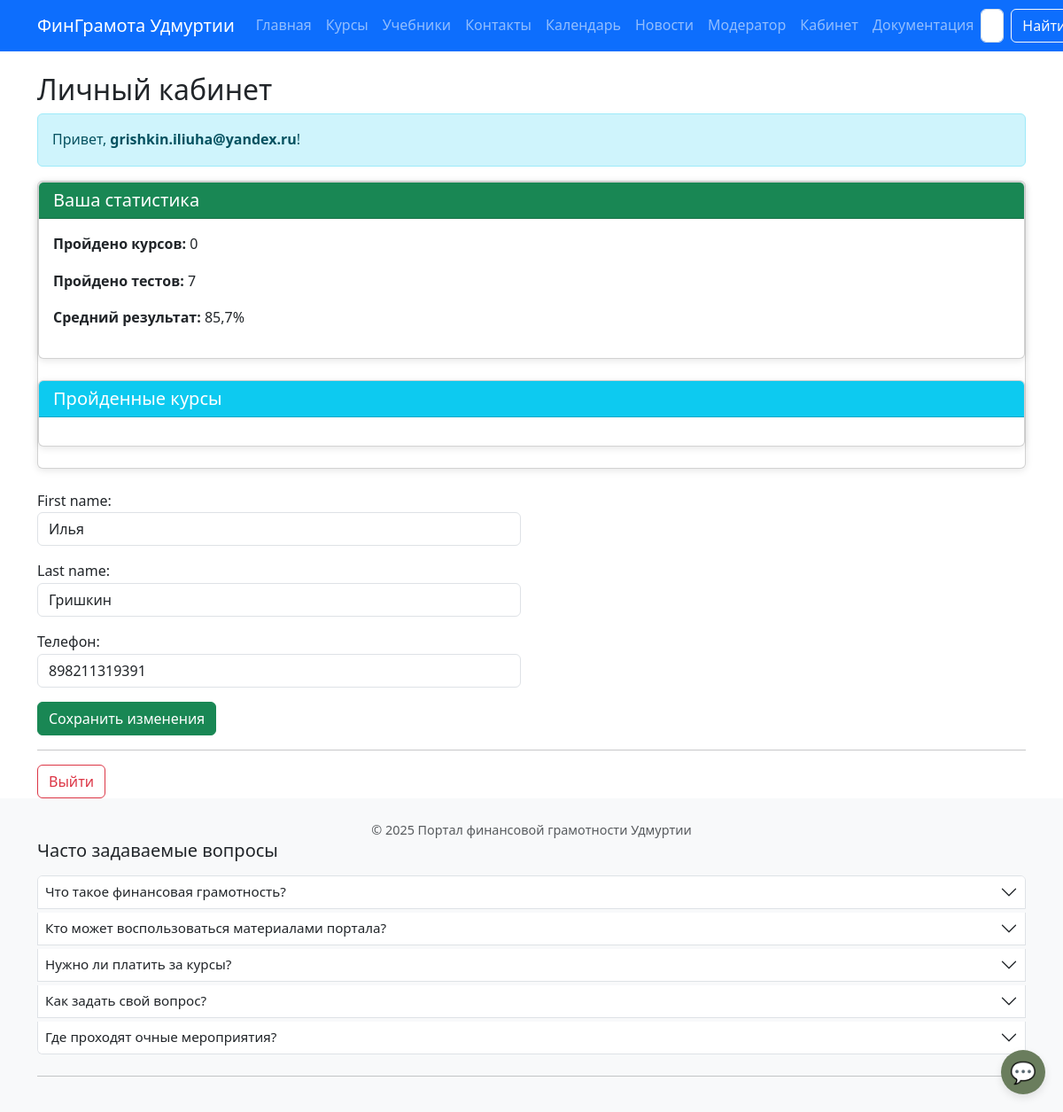
Before: /profile/ (signed in) with the older database file.
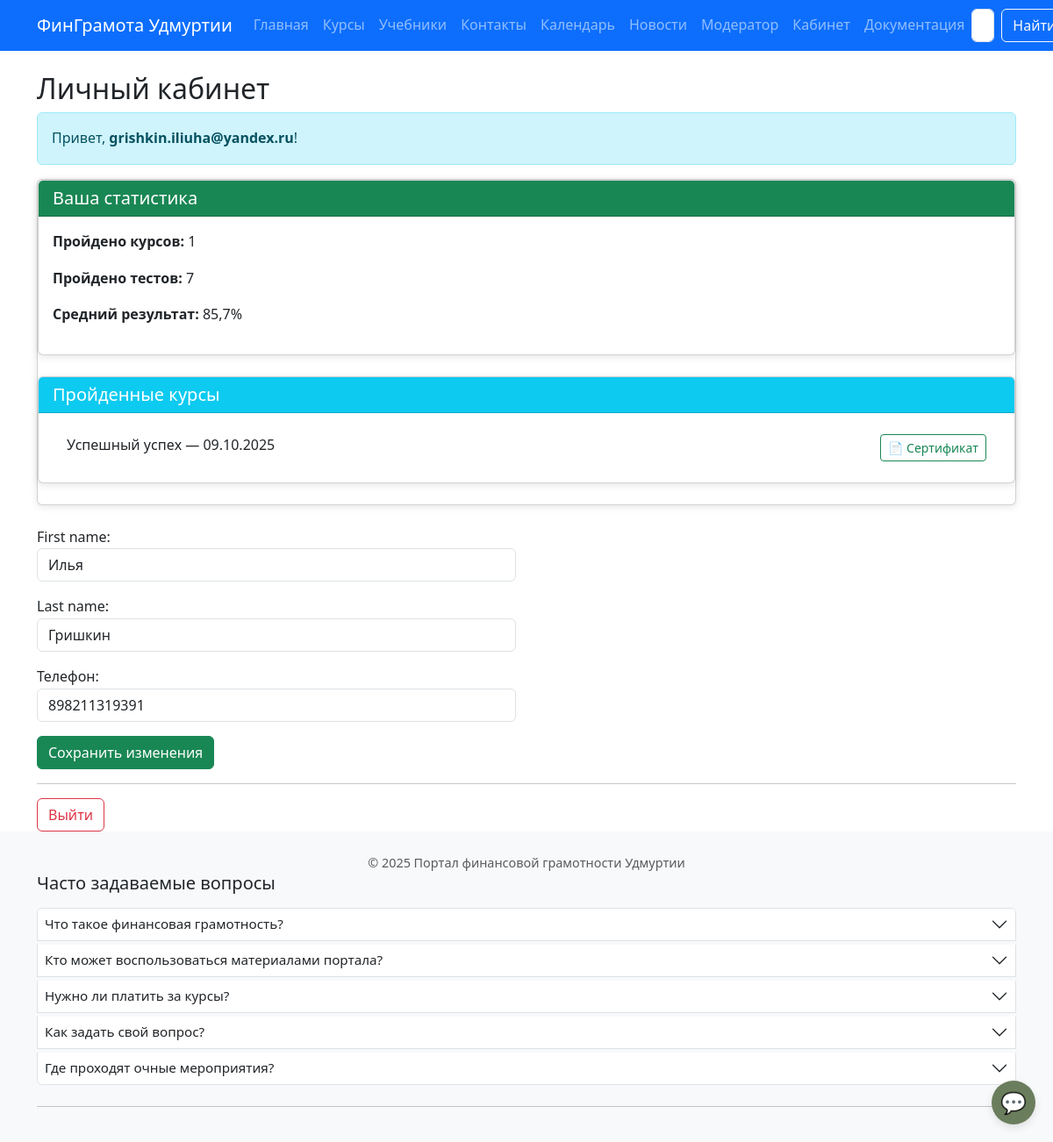
After: the same page with the newer database file.
### core/models.py (models this page shows, shortened)
class User(AbstractUser):
    email = models.EmailField(unique=True, verbose_name="Email")
    phone = models.CharField(max_length=20, blank=True, verbose_name="Телефон")
    email_verified = models.BooleanField(default=False, verbose_name="Email подтверждён")
    is_moderator = models.BooleanField(default=False, verbose_name="Модератор")
    USERNAME_FIELD = 'email'  # Используем email для входа
    REQUIRED_FIELDS = ['username']      # Не требуем другие поля при создании через createsuperuser

### courses/models.py (models this page shows, shortened)
class CourseCompletion(models.Model):
    user = models.ForeignKey(User, on_delete=models.CASCADE)
    course = models.ForeignKey(Course, on_delete=models.CASCADE)
    completed_at = models.DateTimeField(auto_now_add=True)
    certificate_id = models.CharField(max_length=36, unique=True, blank=True)
    class Meta:
        unique_together = ('user', 'course')
        verbose_name = "Пройденный курс"
        verbose_name_plural = "Пройденные курсы"

class Course(models.Model):
    title = models.CharField(max_length=200)
    description = models.TextField()
    audience = models.CharField(max_length=50, choices=AUDIENCE_CHOICES, default='все')
    format_type = models.CharField(max_length=50, choices=FORMAT_CHOICES, default='текст')
    created_at = models.DateTimeField(auto_now_add=True)

### core/views.py (the view)
# urls.py: path('profile/', views.profile_view, name='profile'),
@login_required
def profile_view(request):
    if request.method == 'POST':
        form = UserProfileForm(request.POST, instance=request.user)
        if form.is_valid():
            form.save()
            messages.success(request, "Данные обновлены!")
            return redirect('core:profile')
    else:
        form = UserProfileForm(instance=request.user)
    test_results = TestResult.objects.filter(user=request.user)
    total_tests = test_results.count()
    avg_percent = test_results.aggregate(Avg('percent'))['percent__avg']
    avg_percent = round(avg_percent, 1) if avg_percent is not None else 0
    completed_courses = CourseCompletion.objects.filter(user=request.user).select_related('course')
    completed_courses_count = completed_courses.count()
    return render(request, 'core/profile.html', {
        'form': form,
        'total_tests': total_tests,
        'avg_percent': avg_percent,
        'completed_courses': completed_courses,
        'completed_courses_count': completed_courses_count,  # ← добавлено
    })

### core/forms.py
class UserProfileForm(forms.ModelForm):
    class Meta:
        model = User
        fields = ('first_name', 'last_name', 'phone')
        widgets = {
            'first_name': forms.TextInput(attrs={'class': 'form-control'}),
            'last_name': forms.TextInput(attrs={'class': 'form-control'}),
            'phone': forms.TextInput(attrs={'class': 'form-control'}),
        }

### templates/core/profile.html (shortened to what this page needs)
{% extends 'base.html' %}
{% load widget_tweaks %}
{% block content %}
<h2>Личный кабинет</h2>
<div class="alert alert-info">
    Привет, <strong>{{ user.email }}</strong>!
</div>
<div class="card mb-4">
    <div class="card mb-4">
        <div class="card-header bg-success text-white">
            <h5 class="mb-0">Ваша статистика</h5>
        </div>
        <div class="card-body">
            <p><strong>Пройдено курсов:</strong> {{ completed_courses_count }}</p>
            <p><strong>Пройдено тестов:</strong> {{ total_tests }}</p>
            <p><strong>Средний результат:</strong> {{ avg_percent }}%</p>
        </div>
    </div>
    <div class="card mb-4">
    <div class="card-header bg-info text-white">
        <h5 class="mb-0">Пройденные курсы</h5>
    </div>
    <div class="card-body">
    {% if completed_courses %}
    <ul class="list-group list-group-flush">
       {% for cc in completed_courses %}
          <li class="list-group-item">
            {{ cc.course.title }} — {{ cc.completed_at|date:"d.m.Y" }}
            {% if user.first_name and user.last_name %}
              <a href="{% url 'courses:download_certificate' cc.course.id %}" class="btn btn-sm btn-outline-success float-end">
                📄 Сертификат
              </a>
            {% else %}
              <span class="text-muted float-end">📄 Сертификат (требуется заполнить профиль)</span>
            {% endif %}
          </li>
        {% endfor %}
    </ul>
{% endif %}
    </div>
</div>
</div>
<div class="row">
  <div class="col-lg-6">
    <form method="post">
    {% for field in form %}
        <div class="mb-3">
            {{ field.label_tag }}
            {{ field }}
        </div>
    {% endfor %}
    <button type="submit" class="btn btn-success">Сохранить изменения</button>
</form>
  </div>
</div>
<hr>
<a href="{% url 'core:logout' %}" class="btn btn-outline-danger">Выйти</a>
{% endblock %}

Changed rows visible on the page:
added CourseCompletion: course "Успешный успех", completed_at "09.10.2025"
Other visible differences:
{{ completed_courses_count }}: "0" → "1"
